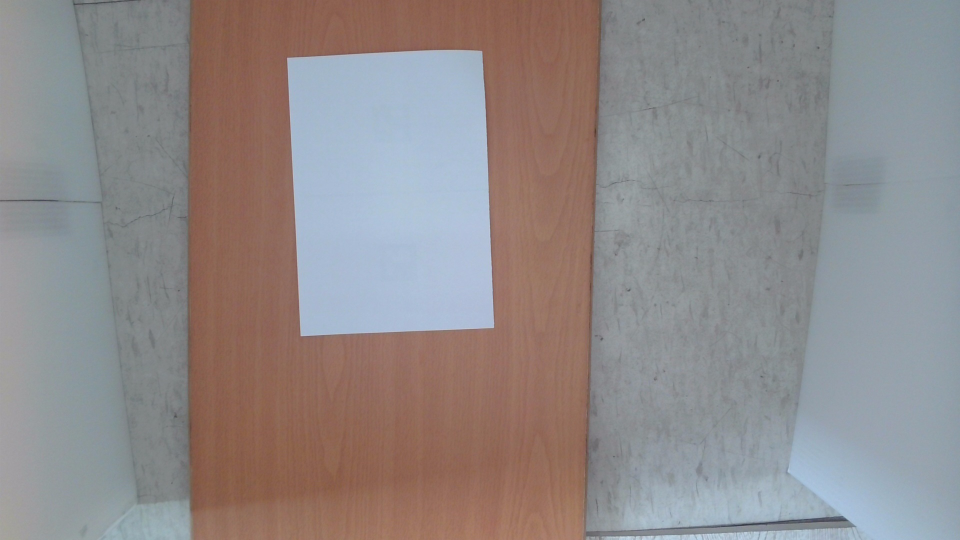
#> input picture PDMS2_web/ch3-t4/standard_paper_20251202_124219.jpg, 1920 x 1080 px (shown at 1/2 size)
$ python -i measure_standard_area.py   (imports and definitions only)
#> lines starting #> are read from the running program, lines starting #| are printed output that depends on the picture; after the words box and inside, x2 and y2 are one past the last pixel; in counts of white or black regions, pixels touching at a corner belong together
#> further down, picture is the input picture: shape (1080, 1920, 3); mean B, G, R 137.8, 137.7, 143.8
"""
測量標準紙張面積的工具程式
使用方式：
    1. 直接拍照模式：python measure_standard_area.py --camera
    2. 讀取圖片模式：python measure_standard_area.py <圖片路徑>
"""

import cv2
import numpy as np
import sys
import os
from datetime import datetime


# [85 lines left out: function capture_from_camera, not called in this run]


def measure_paper_area_from_image(img):
    """
    從圖片測量紙張面積的函式

    參數:
        img: 圖片 (numpy array)

    返回:
        area: 測量到的面積（像素平方）
    """
    if img is None:
        print("錯誤: 圖片為空")
        return None

    print(f"圖片尺寸: {img.shape[1]} x {img.shape[0]}")
#| 圖片尺寸: 1920 x 1080

    # 2. 影像預處理
    gray = cv2.cvtColor(img, cv2.COLOR_BGR2GRAY)
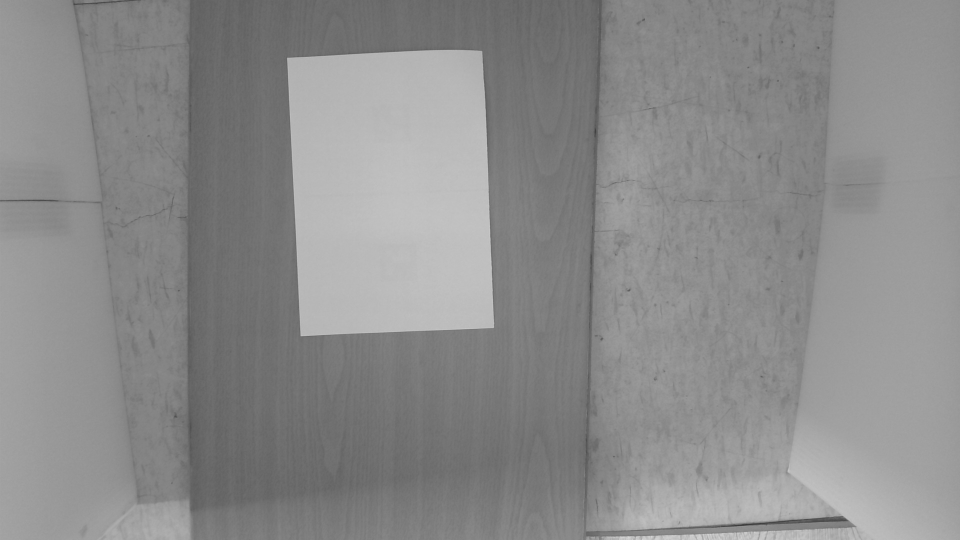
#> gray: shape (1080, 1920) (shown at 1/2 size); min 45, max 218, mean 139.5
    blurred = cv2.GaussianBlur(gray, (5, 5), 0)

    # 二值化 (使用 OTSU 自動找閾值)
    _, thresh = cv2.threshold(blurred, 0, 255, cv2.THRESH_BINARY + cv2.THRESH_OTSU)
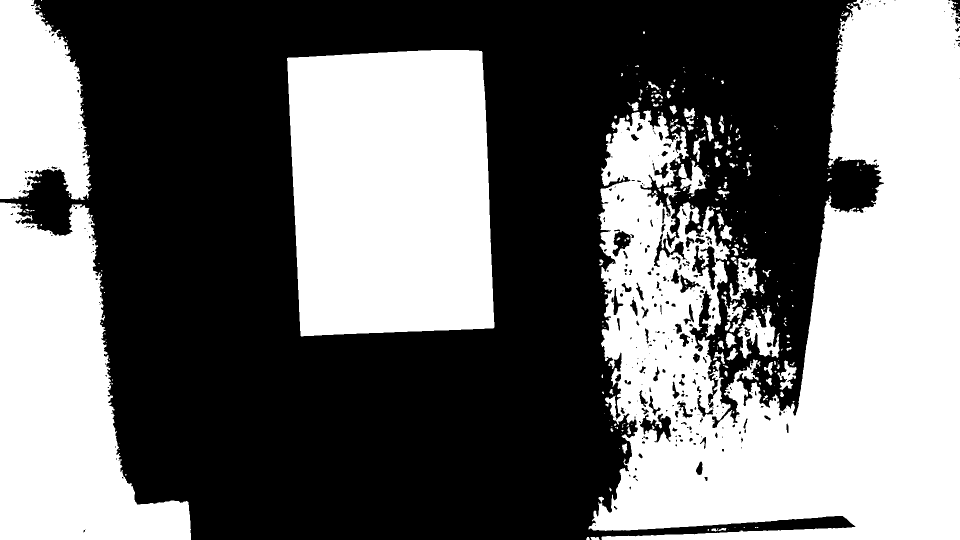
#> thresh: shape (1080, 1920) (shown at 1/2 size); 44.5% white; 303 white regions (203 under 20 px)

    # 顯示二值化結果 (方便調試)
    cv2.imshow("Threshold Image", thresh)

    # 3. 尋找輪廓
    contours, _ = cv2.findContours(thresh, cv2.RETR_EXTERNAL, cv2.CHAIN_APPROX_SIMPLE)
#> contours = 291 contours, 211 with area under 20; largest, box (x1, y1, x2, y2) and area: (1177, 0, 1920, 1080) 489778, (574, 100, 989, 673) 217252, (0, 405, 382, 1080) 150568, (0, 0, 184, 400) 54400, (1475, 616, 1560, 717) 4022

    if not contours:
        print("錯誤: 未偵測到任何輪廓")
        cv2.waitKey(0)
        cv2.destroyAllWindows()
        return None

    print(f"找到 {len(contours)} 個輪廓")
#| 找到 291 個輪廓

    # 4. 找出最符合紙張特徵的輪廓
    valid_contours = []

    for i, cnt in enumerate(contours):
        area = cv2.contourArea(cnt)

        # 濾除太小的雜訊 (面積小於 1000)
        if area < 1000:
            continue

        # 計算矩形充滿度 (Extent)
        x, y, w, h = cv2.boundingRect(cnt)
        rect_area = w * h
        extent = float(area) / rect_area

        # 計算縱橫比 (Aspect Ratio)
        aspect_ratio = float(w) / h if h > 0 else 0

        print(f"\n輪廓 {i}:")
        print(f"  面積: {area:.0f}")
        print(f"  矩形充滿度: {extent:.3f}")
        print(f"  縱橫比: {aspect_ratio:.3f}")
        print(f"  包圍框: {w} x {h}")

        # 紙張通常是矩形，Extent > 0.65
        if extent > 0.65:
            valid_contours.append(
                {
                    "contour": cnt,
                    "area": area,
                    "extent": extent,
                    "aspect_ratio": aspect_ratio,
                    "bbox": (x, y, w, h),
                }
            )
#> this loop made 291 passes
#> area on passes 1, 2, 5: 72, 23, 76
#> (printed output is left out)
#> after the loop, valid_contours = 2 items

    if not valid_contours:
        print("\n警告: 找不到符合矩形特徵的輪廓，顯示所有大型輪廓供參考")
        # 顯示所有面積大於 1000 的輪廓
        for i, cnt in enumerate(contours):
            area = cv2.contourArea(cnt)
            if area > 1000:
                valid_contours.append(
                    {
                        "contour": cnt,
                        "area": area,
                        "extent": 0,
                        "aspect_ratio": 0,
                        "bbox": cv2.boundingRect(cnt),
                    }
                )

    # 5. 選擇面積最大的輪廓作為標準紙張
    best_match = max(valid_contours, key=lambda x: x["area"])
#> best_match = {'contour': contour of 184 points, box (x1, y1, x2, y2) (574, 100, 989, 673), area 217252, 'area': 217252.5, 'extent': 0.914, 'aspect_ratio': 0.724, 'bbox': (574, 100, 415, 573)}

    print(f"\n=== 選定的標準紙張 ===")
    print(f"面積: {best_match['area']:.0f} 像素²")
#| 面積: 217252 像素²
    print(f"矩形充滿度: {best_match['extent']:.3f}")
#| 矩形充滿度: 0.914
    print(f"縱橫比: {best_match['aspect_ratio']:.3f}")
#| 縱橫比: 0.724

    # 6. 視覺化結果
    display_img = img.copy()

    # 繪製所有候選輪廓 (淡藍色)
    for candidate in valid_contours:
        cv2.drawContours(display_img, [candidate["contour"]], -1, (255, 200, 100), 2)
#> this loop made 2 passes
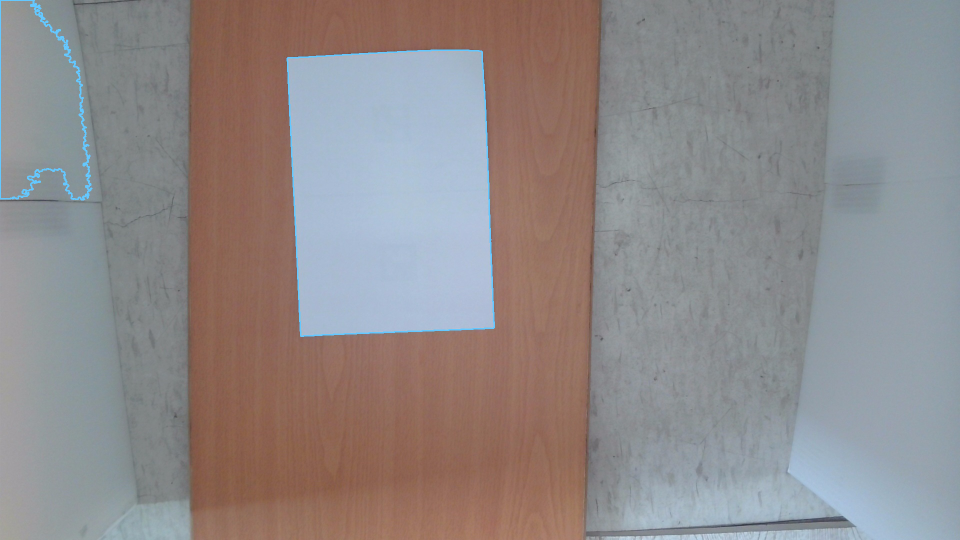
#> display_img: shape (1080, 1920, 3) (shown at 1/2 size); 0.53% of pixels changed, all inside (x1, y1, x2, y2) = (0, 0, 990, 674)

    # 繪製最佳匹配 (綠色粗線)
    cv2.drawContours(display_img, [best_match["contour"]], -1, (0, 255, 0), 4)

    # 繪製包圍框 (紅色)
    x, y, w, h = best_match["bbox"]
#> x = 574; y = 100; w = 415; h = 573
    cv2.rectangle(display_img, (x, y), (x + w, y + h), (0, 0, 255), 2)

    # 添加文字說明
    text = f"Area: {best_match['area']:.0f}"
#> text = 'Area: 217252'
    cv2.rectangle(display_img, (x, y - 40), (x + w, y), (0, 0, 0), -1)
    cv2.putText(
        display_img,
        text,
        (x + 10, y - 10),
        cv2.FONT_HERSHEY_SIMPLEX,
        0.8,
        (255, 255, 255),
        2,
    )
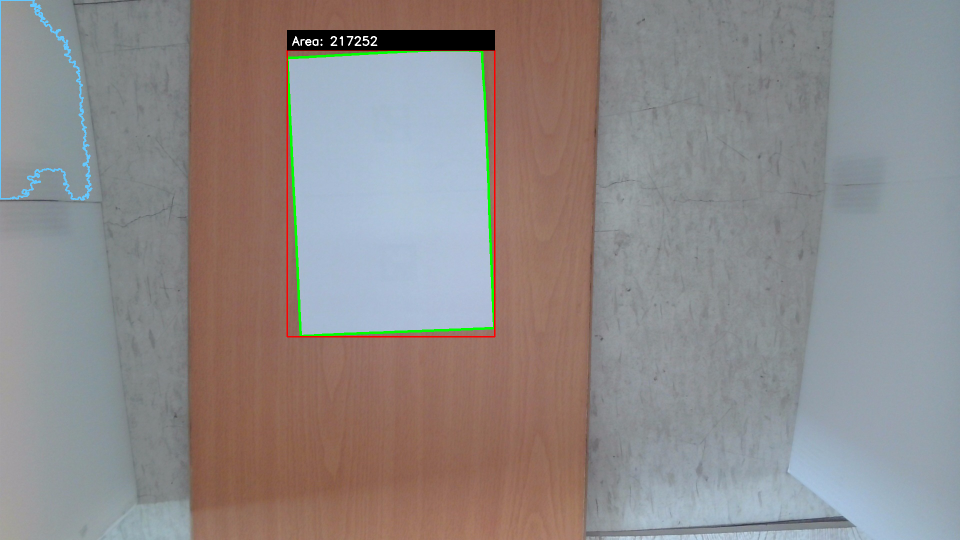
#> display_img: shape (1080, 1920, 3) (shown at 1/2 size); mean B, G, R 136.6, 137.3, 142.3

    # 縮放顯示 (避免圖片太大)
    h_img, w_img = display_img.shape[:2]
#> h_img = 1080; w_img = 1920
    max_width = 1000
    if w_img > max_width:
        scale = max_width / w_img
#> scale = 0.521
        new_dim = (max_width, int(h_img * scale))
#> new_dim = (1000, 562)
        display_img = cv2.resize(display_img, new_dim, interpolation=cv2.INTER_AREA)
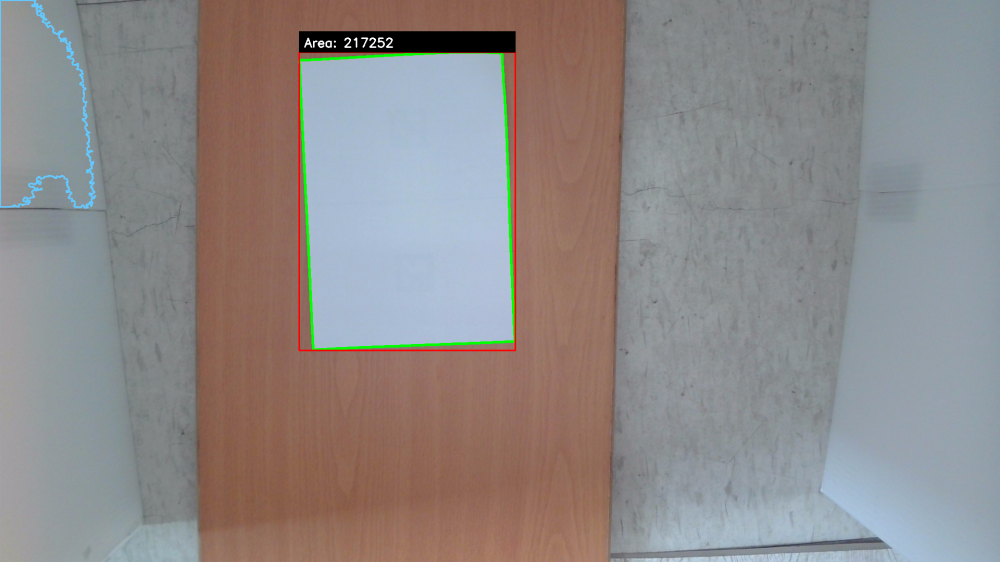
#> display_img: shape (562, 1000, 3); mean B, G, R 136.6, 137.3, 142.3

    cv2.imshow("Detected Paper", display_img)

    print("\n按下任意鍵關閉視窗...")
    cv2.waitKey(0)
    cv2.destroyAllWindows()

    return best_match["area"]


# [125 lines left out: functions measure_paper_area, measure_multiple_captures, measure_multiple_images, not called in this run]


# [52 lines not run here, left out]

>>> import cv2
>>> picture = cv2.imread('standard_paper_20251202_124219.jpg')
>>> result = measure_paper_area_from_image(picture)
#> result = 217252.5
